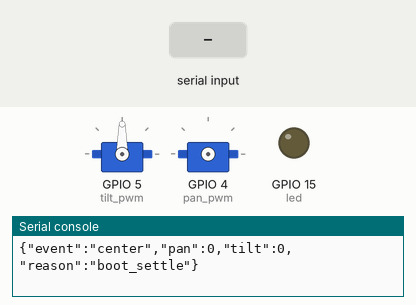
This program was run on a simulated ESP32 board running MicroPython. On the bench: 2 × servo, output pins drawn as LEDs (lit = HIGH), the last lines printed to the serial console. Wiring (from the project's diagram.json): servo on GPIO 4, servo on GPIO 5, yellow LED on GPIO 15. The inputs (shaded band) are chosen by the test bench. Servo angles are drawn from the pulse width (0.5 ms = 0°, 2.5 ms = 180°).

Above: at 1.4 s.
1.5 s: "demo" typed at the serial console, then Enter
At 1.66 s:
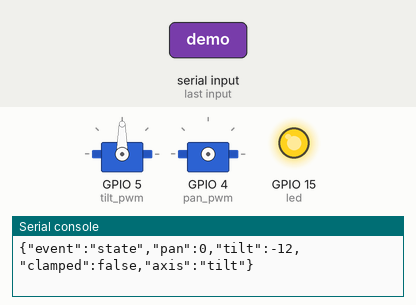
4.0 s: "left" typed at the serial console, then Enter
At 5.0 s:
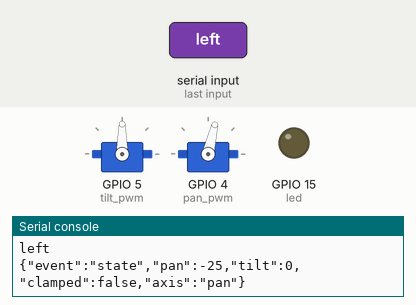
5.6 s: "demo" typed at the serial console, then Enter
8.2 s: "right" typed at the serial console, then Enter
At 9.3 s:
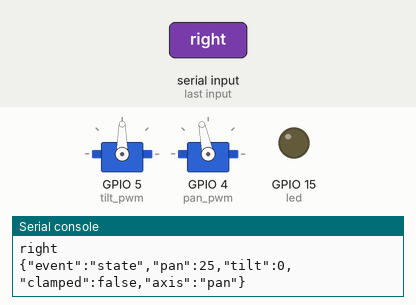
Timing chart, 0 to 12.8 s (numbered marks = the images above; inputs shaded):
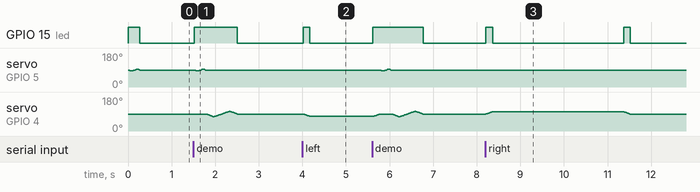

The program:

main.py
```python
# 桌面半身 · 固件级仿真（Wokwi / MicroPython / ESP32-S3）
#
# 只验证固件逻辑：PWM 角度映射、软件限位、上电回中、动作序列、状态输出。
# 电气注意：真机上两个舵机的 5V 必须来自独立 5V/3A 适配器并与 ESP32 共地，
# 不要从开发板 5V 引脚取电；diagram.json 里接 esp:5V 只是仿真占位。
#
# 逻辑角度以 0 为居中：pan -60..60，tilt -30..60（比 spec 的物理极限更窄，
# 给机械挡块和走线留余量）。

from machine import Pin, PWM
from time import sleep_ms, ticks_ms, ticks_diff
import sys
import uselect

PAN_PIN = 4
TILT_PIN = 5
LED_PIN = 15

PAN_MIN, PAN_MAX = -60, 60
TILT_MIN, TILT_MAX = -30, 60
IDLE_CENTER_MS = 3000
STEP_DEG = 2
STEP_MS = 12

pan_pwm = PWM(Pin(PAN_PIN), freq=50)
tilt_pwm = PWM(Pin(TILT_PIN), freq=50)
led = Pin(LED_PIN, Pin.OUT)

state = {"pan": 0, "tilt": 0}
last_cmd = ticks_ms()


def pulse(pwm, servo_deg):
    # 0..180 映射到 1..2ms 脉宽（50Hz）
    duty = int(3277 + (servo_deg / 180) * (6553 - 3277))
    pwm.duty_u16(duty)


def clamp(value, low, high):
    if value < low:
        return low, True
    if value > high:
        return high, True
    return value, False


def report(event, extra=""):
    print('{"event":"%s","pan":%d,"tilt":%d%s}' % (event, state["pan"], state["tilt"], extra))


def move_axis(axis, target):
    global last_cmd
    if axis == "pan":
        target, clamped = clamp(target, PAN_MIN, PAN_MAX)
        pwm, current = pan_pwm, state["pan"]
    else:
        target, clamped = clamp(target, TILT_MIN, TILT_MAX)
        pwm, current = tilt_pwm, state["tilt"]

    led.on()
    step = STEP_DEG if target >= current else -STEP_DEG
    value = current
    while value != target:
        value += step
        if (step > 0 and value > target) or (step < 0 and value < target):
            value = target
        state[axis] = value
        pulse(pwm, 90 + value)
        sleep_ms(STEP_MS)
    led.off()

    last_cmd = ticks_ms()
    report("state", ',"clamped":%s,"axis":"%s"' % ("true" if clamped else "false", axis))
    return clamped


def nod():
    move_axis("tilt", 0)
    move_axis("tilt", -12)
    move_axis("tilt", 10)
    move_axis("tilt", 0)
    report("nod")


def center(reason="manual"):
    move_axis("pan", 0)
    move_axis("tilt", 0)
    report("center", ',"reason":"%s"' % reason)


def demo():
    center("demo")
    nod()
    move_axis("pan", -30)
    center("demo")
    move_axis("pan", 30)
    center("demo")
    report("demo")


def help_text():
    print("# pan <角度> | tilt <角度> | nod | left | right | center | demo | state | help")


def handle(line):
    parts = line.split()
    if not parts:
        return
    cmd = parts[0].lower()

    if cmd == "help":
        help_text()
        return
    if cmd == "state":
        report("state")
        return
    if cmd == "nod":
        nod()
        return
    if cmd == "center":
        center("manual")
        return
    if cmd == "demo":
        demo()
        return
    if cmd == "left":
        move_axis("pan", state["pan"] - 25)
        return
    if cmd == "right":
        move_axis("pan", state["pan"] + 25)
        return
    if cmd in ("pan", "tilt") and len(parts) == 2:
        try:
            move_axis(cmd, int(parts[1]))
        except ValueError:
            print("# 角度需要整数")
        return
    print("# 未知命令：%s" % line)
    help_text()


poll = uselect.poll()
poll.register(sys.stdin, uselect.POLLIN)


def read_line():
    if not poll.poll(0):
        return None
    return sys.stdin.readline().strip()


def boot():
    print("# POG 桌面半身 · Wokwi 固件仿真")
    help_text()
    center("boot")
    nod()
    center("boot_settle")


boot()

while True:
    line = read_line()
    if line:
        handle(line)
        continue
    if ticks_diff(ticks_ms(), last_cmd) > IDLE_CENTER_MS and (state["pan"] or state["tilt"]):
        center("idle_timeout")
    sleep_ms(20)
```

Measured:
- after the input at 1.5 s, GPIO 15 (led): LOW → HIGH at once, → LOW 1.0 s later
- after the input at 4.0 s, GPIO 15 (led): LOW → HIGH at once, → LOW 0.16 s later; servo on GPIO 4 (pan_pwm): moves from 90° to 77° over 0.16 s, starting at once
- after the input at 8.2 s, GPIO 15 (led): alternates HIGH for 0.16 s and LOW for 3.0 s, starting at once; servo on GPIO 4 (pan_pwm): rises from 90° to 102° in 0.14 s, then falls to 90° in 3.2 s
